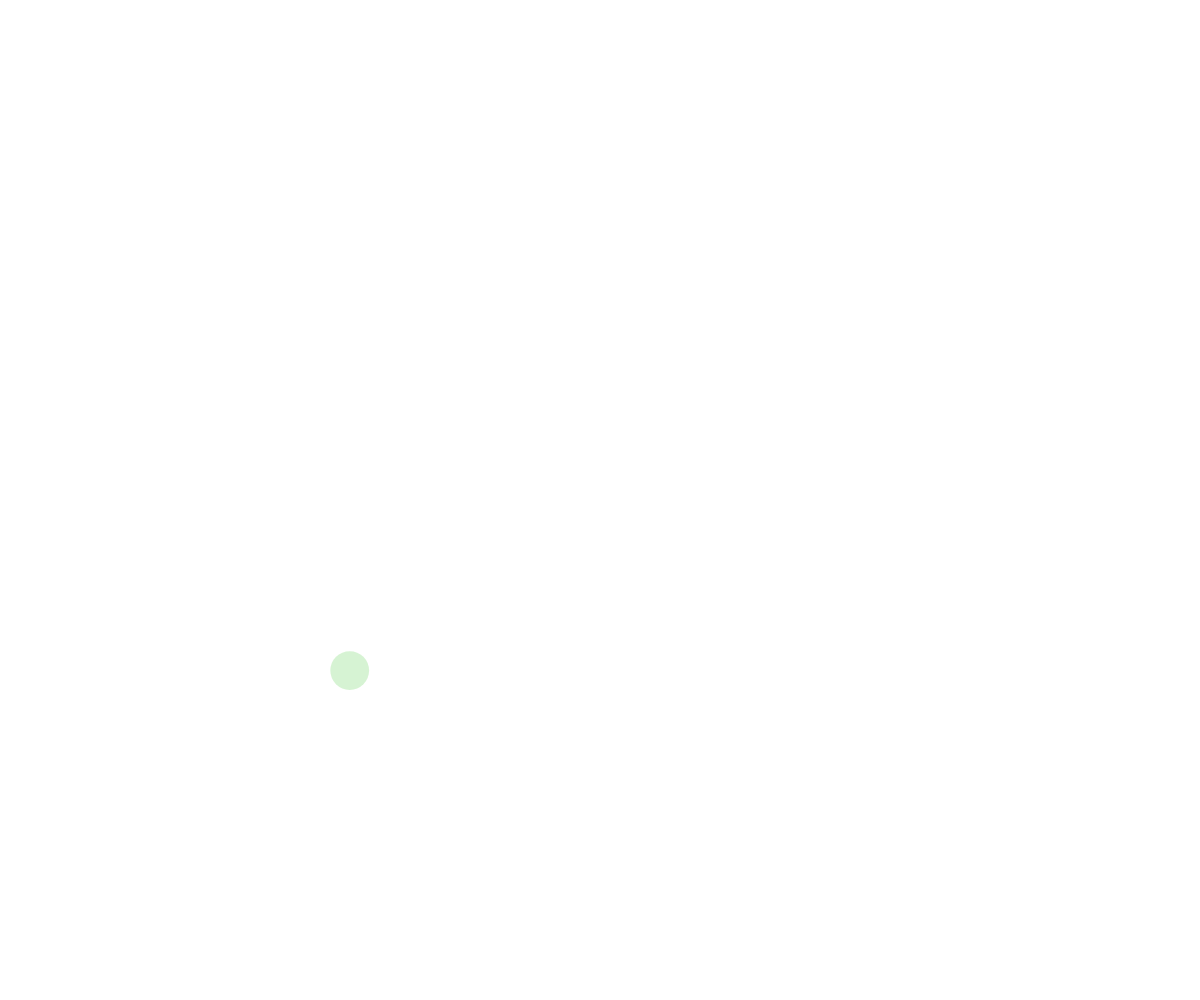
Frame 1 (no input)
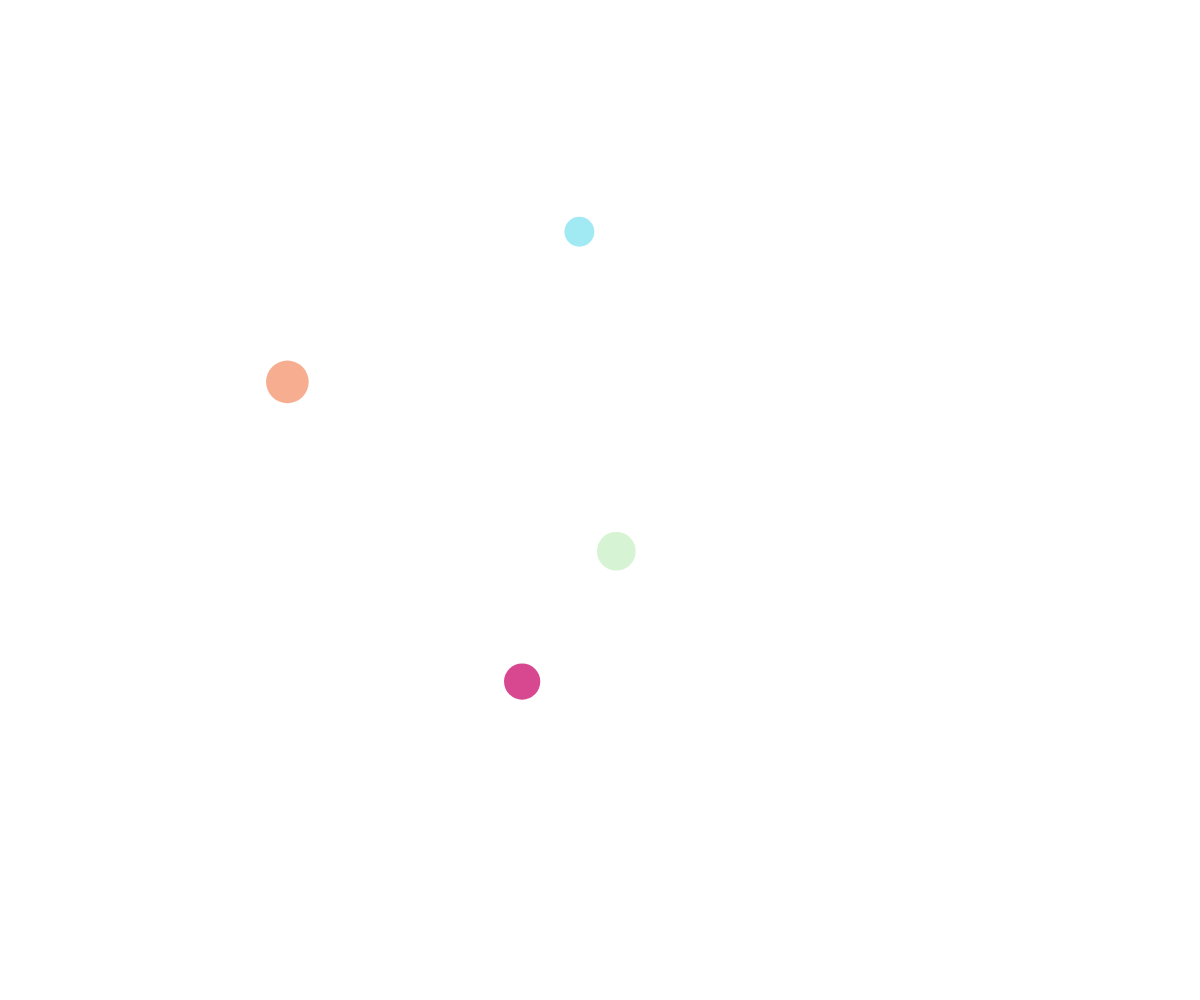
Frame 60 (no input)
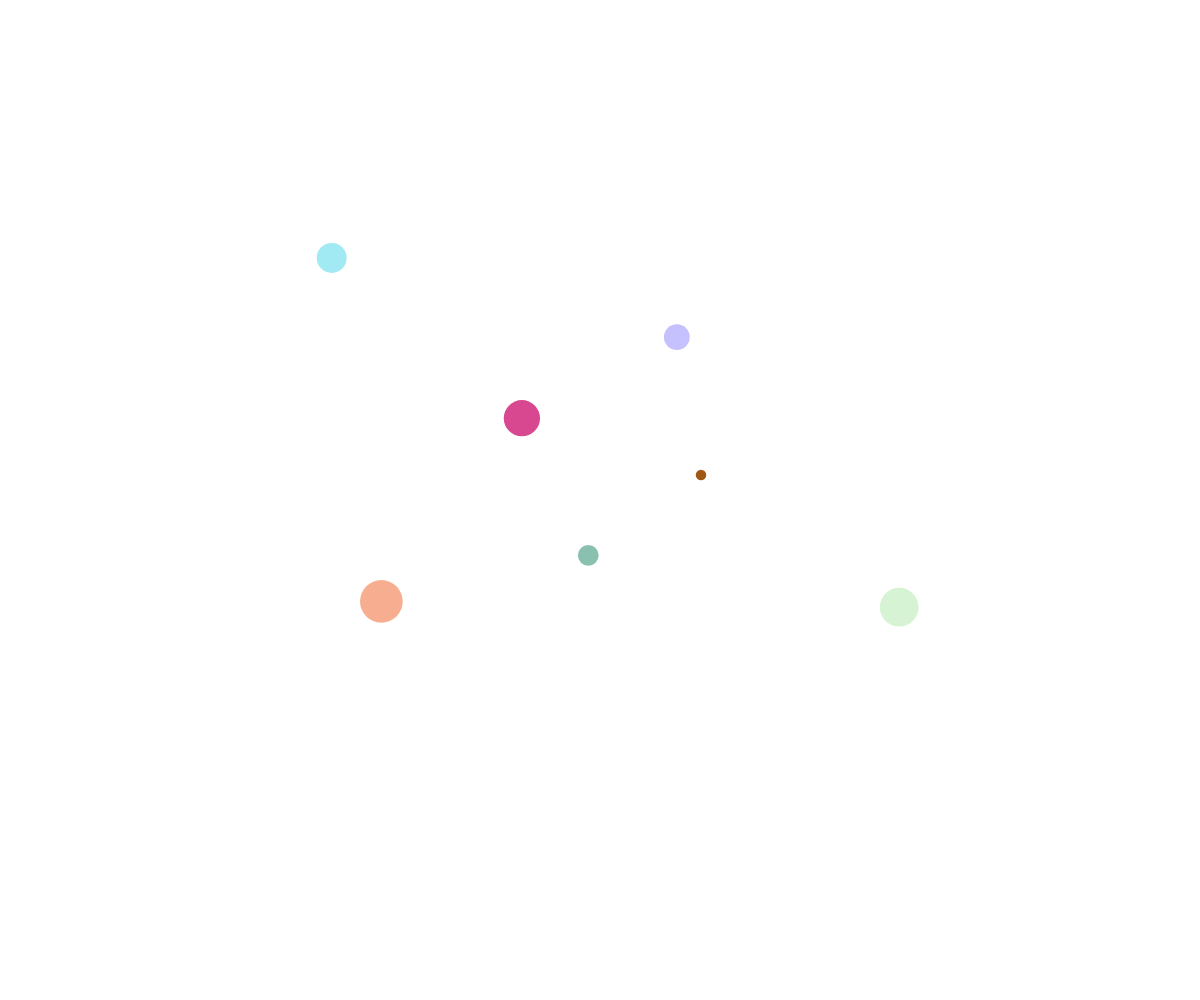
Frame 120 (the mouse pressed at the canvas centre since frame 60)

The p5.js sketch that drew these frames (run headless with seeded random() and noise() and a simulated clock; from frame 60 on, the mouse is pressed at the canvas centre):

// p5.js sketch
// ── sketch.js
// Perlin demo with bubbles

let theBubbles = [];

function setup() {
  createCanvas(windowWidth, windowHeight);
  spawnBubble();
  noStroke();
  window.setInterval(spawnBubble, 500);
}

function draw() {
  background("white");

  //javascript convenice for loop:
  for (const bubble of theBubbles) {
    //move
    bubble.x = noise(bubble.time) * width;
    bubble.y = noise(bubble.time + 300) * height;

    //display
    fill(bubble.color);
    circle(bubble.x, bubble.y, bubble.size);

    //update time
    bubble.time += 0.01;
  }


}

function spawnBubble(){
  let bubble = {
    x: random(width),
    y: random(height),
    size: random(5, 50),
    color: color(random(255), random(255),random(255),random(255)),
    time: random(10000),
  };
  theBubbles.push(bubble);
}
